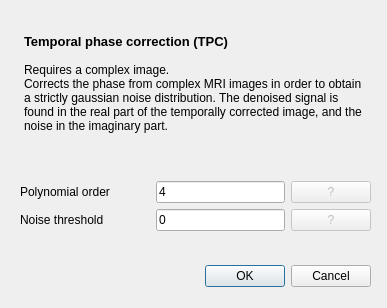
<?xml version="1.0" encoding="UTF-8"?>
<ui version="4.0">
 <class>TPC_View</class>
 <widget class="QDialog" name="TPC_View">
  <property name="geometry">
   <rect>
    <x>0</x>
    <y>0</y>
    <width>387</width>
    <height>308</height>
   </rect>
  </property>
  <property name="windowTitle">
   <string>Temporal phase correction</string>
  </property>
  <widget class="QDialogButtonBox" name="buttonBox">
   <property name="geometry">
    <rect>
     <x>30</x>
     <y>260</y>
     <width>341</width>
     <height>32</height>
    </rect>
   </property>
   <property name="toolTip">
    <string/>
   </property>
   <property name="orientation">
    <enum>Qt::Horizontal</enum>
   </property>
   <property name="standardButtons">
    <set>QDialogButtonBox::Cancel|QDialogButtonBox::Ok</set>
   </property>
  </widget>
  <widget class="QWidget" name="gridLayoutWidget">
   <property name="geometry">
    <rect>
     <x>20</x>
     <y>30</y>
     <width>351</width>
     <height>201</height>
    </rect>
   </property>
   <layout class="QGridLayout" name="gridLayout">
    <item row="3" column="0">
     <widget class="QLabel" name="label">
      <property name="sizePolicy">
       <sizepolicy hsizetype="Expanding" vsizetype="Preferred">
        <horstretch>0</horstretch>
        <verstretch>0</verstretch>
       </sizepolicy>
      </property>
      <property name="text">
       <string>Polynomial order</string>
      </property>
     </widget>
    </item>
    <item row="4" column="0">
     <widget class="QLabel" name="label_2">
      <property name="sizePolicy">
       <sizepolicy hsizetype="Expanding" vsizetype="Preferred">
        <horstretch>0</horstretch>
        <verstretch>0</verstretch>
       </sizepolicy>
      </property>
      <property name="text">
       <string>Noise threshold</string>
      </property>
     </widget>
    </item>
    <item row="0" column="0" rowspan="2" colspan="3">
     <widget class="QTextEdit" name="textEdit">
      <property name="sizePolicy">
       <sizepolicy hsizetype="Minimum" vsizetype="Expanding">
        <horstretch>0</horstretch>
        <verstretch>0</verstretch>
       </sizepolicy>
      </property>
      <property name="sizeIncrement">
       <size>
        <width>0</width>
        <height>0</height>
       </size>
      </property>
      <property name="baseSize">
       <size>
        <width>0</width>
        <height>0</height>
       </size>
      </property>
      <property name="autoFillBackground">
       <bool>true</bool>
      </property>
      <property name="styleSheet">
       <string notr="true">background: rgba(0,0,0,0%)</string>
      </property>
      <property name="frameShape">
       <enum>QFrame::NoFrame</enum>
      </property>
      <property name="readOnly">
       <bool>true</bool>
      </property>
      <property name="html">
       <string>&lt;!DOCTYPE HTML PUBLIC &quot;-//W3C//DTD HTML 4.0//EN&quot; &quot;http://www.w3.org/TR/REC-html40/strict.dtd&quot;&gt;
&lt;html&gt;&lt;head&gt;&lt;meta name=&quot;qrichtext&quot; content=&quot;1&quot; /&gt;&lt;style type=&quot;text/css&quot;&gt;
p, li { white-space: pre-wrap; }
&lt;/style&gt;&lt;/head&gt;&lt;body style=&quot; font-family:'Sans Serif'; font-size:9pt; font-weight:400; font-style:normal;&quot;&gt;
&lt;p style=&quot; margin-top:0px; margin-bottom:0px; margin-left:0px; margin-right:0px; -qt-block-indent:0; text-indent:0px;&quot;&gt;&lt;span style=&quot; font-size:10pt; font-weight:600;&quot;&gt;Temporal phase correction (TPC)&lt;/span&gt;&lt;/p&gt;
&lt;p style=&quot;-qt-paragraph-type:empty; margin-top:0px; margin-bottom:0px; margin-left:0px; margin-right:0px; -qt-block-indent:0; text-indent:0px;&quot;&gt;&lt;br /&gt;&lt;/p&gt;
&lt;p style=&quot; margin-top:0px; margin-bottom:0px; margin-left:0px; margin-right:0px; -qt-block-indent:0; text-indent:0px;&quot;&gt;Requires a complex image. &lt;/p&gt;
&lt;p style=&quot; margin-top:0px; margin-bottom:0px; margin-left:0px; margin-right:0px; -qt-block-indent:0; text-indent:0px;&quot;&gt;Corrects the phase from complex MRI images in order to obtain a strictly gaussian noise distribution. The denoised signal is found in the real part of the temporally corrected image, and the noise in the imaginary part.&lt;/p&gt;&lt;/body&gt;&lt;/html&gt;</string>
      </property>
     </widget>
    </item>
    <item row="4" column="2">
     <widget class="QPushButton" name="pushButton_2">
      <property name="enabled">
       <bool>false</bool>
      </property>
      <property name="sizePolicy">
       <sizepolicy hsizetype="Fixed" vsizetype="Fixed">
        <horstretch>0</horstretch>
        <verstretch>0</verstretch>
       </sizepolicy>
      </property>
      <property name="mouseTracking">
       <bool>true</bool>
      </property>
      <property name="toolTip">
       <string>Noise threshold on magnitude to discard air pixels</string>
      </property>
      <property name="text">
       <string>?</string>
      </property>
     </widget>
    </item>
    <item row="3" column="2">
     <widget class="QPushButton" name="pushButton">
      <property name="enabled">
       <bool>false</bool>
      </property>
      <property name="sizePolicy">
       <sizepolicy hsizetype="Fixed" vsizetype="Fixed">
        <horstretch>0</horstretch>
        <verstretch>0</verstretch>
       </sizepolicy>
      </property>
      <property name="mouseTracking">
       <bool>true</bool>
      </property>
      <property name="toolTip">
       <string>Order of the fitted polynomial to correct phase</string>
      </property>
      <property name="text">
       <string>?</string>
      </property>
     </widget>
    </item>
    <item row="3" column="1">
     <widget class="QLineEdit" name="lineEdit">
      <property name="sizePolicy">
       <sizepolicy hsizetype="MinimumExpanding" vsizetype="Fixed">
        <horstretch>0</horstretch>
        <verstretch>0</verstretch>
       </sizepolicy>
      </property>
      <property name="text">
       <string>4</string>
      </property>
     </widget>
    </item>
    <item row="4" column="1">
     <widget class="QLineEdit" name="lineEdit_2">
      <property name="text">
       <string>0</string>
      </property>
     </widget>
    </item>
   </layout>
  </widget>
 </widget>
 <resources/>
 <connections>
  <connection>
   <sender>buttonBox</sender>
   <signal>accepted()</signal>
   <receiver>TPC_View</receiver>
   <slot>accept()</slot>
   <hints>
    <hint type="sourcelabel">
     <x>248</x>
     <y>254</y>
    </hint>
    <hint type="destinationlabel">
     <x>157</x>
     <y>274</y>
    </hint>
   </hints>
  </connection>
  <connection>
   <sender>buttonBox</sender>
   <signal>rejected()</signal>
   <receiver>TPC_View</receiver>
   <slot>reject()</slot>
   <hints>
    <hint type="sourcelabel">
     <x>316</x>
     <y>260</y>
    </hint>
    <hint type="destinationlabel">
     <x>286</x>
     <y>274</y>
    </hint>
   </hints>
  </connection>
 </connections>
</ui>
